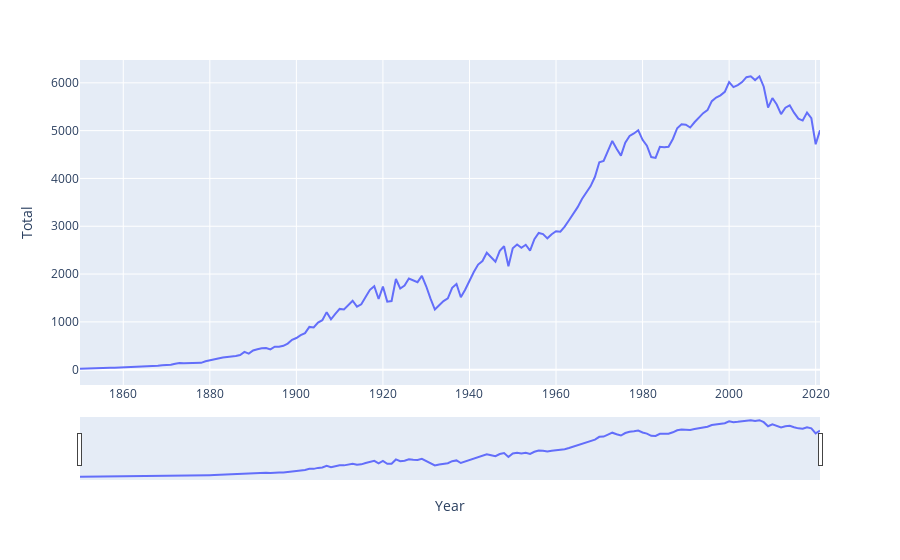

Write notebook code for a chart like this one.
### Code cell
#  plot to see total emission versus year for 'USA'
fig_usa = px.line(df_usa, x="Year", y="Total")
fig_usa.update_xaxes(rangeslider_visible=True)
fig_usa.show()

### Figure 1 — Plotly figure (JSON) as saved in the notebook; plotly's stock layout.template omitted (floating-point values rounded to 4 significant figures; data arrays with more than 128 entries replaced by an {"elided": "..."} marker saying what was removed)
{"data": [{"hovertemplate": "Year=%{x}<br>Total=%{y}<extra></extra>", "legendgroup": "", "line": {"color": "#636efa", "dash": "solid"}, "marker": {"symbol": "circle"}, "mode": "lines", "name": "", "orientation": "v", "showlegend": false, "type": "scatter", "x": {"elided": "172 int values"}, "xaxis": "x", "y": {"elided": "172 float values"}, "yaxis": "y"}], "layout": {"legend": {"tracegroupgap": 0}, "margin": {"t": 60}, "xaxis": {"anchor": "y", "domain": [0, 1], "rangeslider": {"visible": true}, "title": {"text": "Year"}}, "yaxis": {"anchor": "x", "domain": [0, 1], "title": {"text": "Total"}}}}
